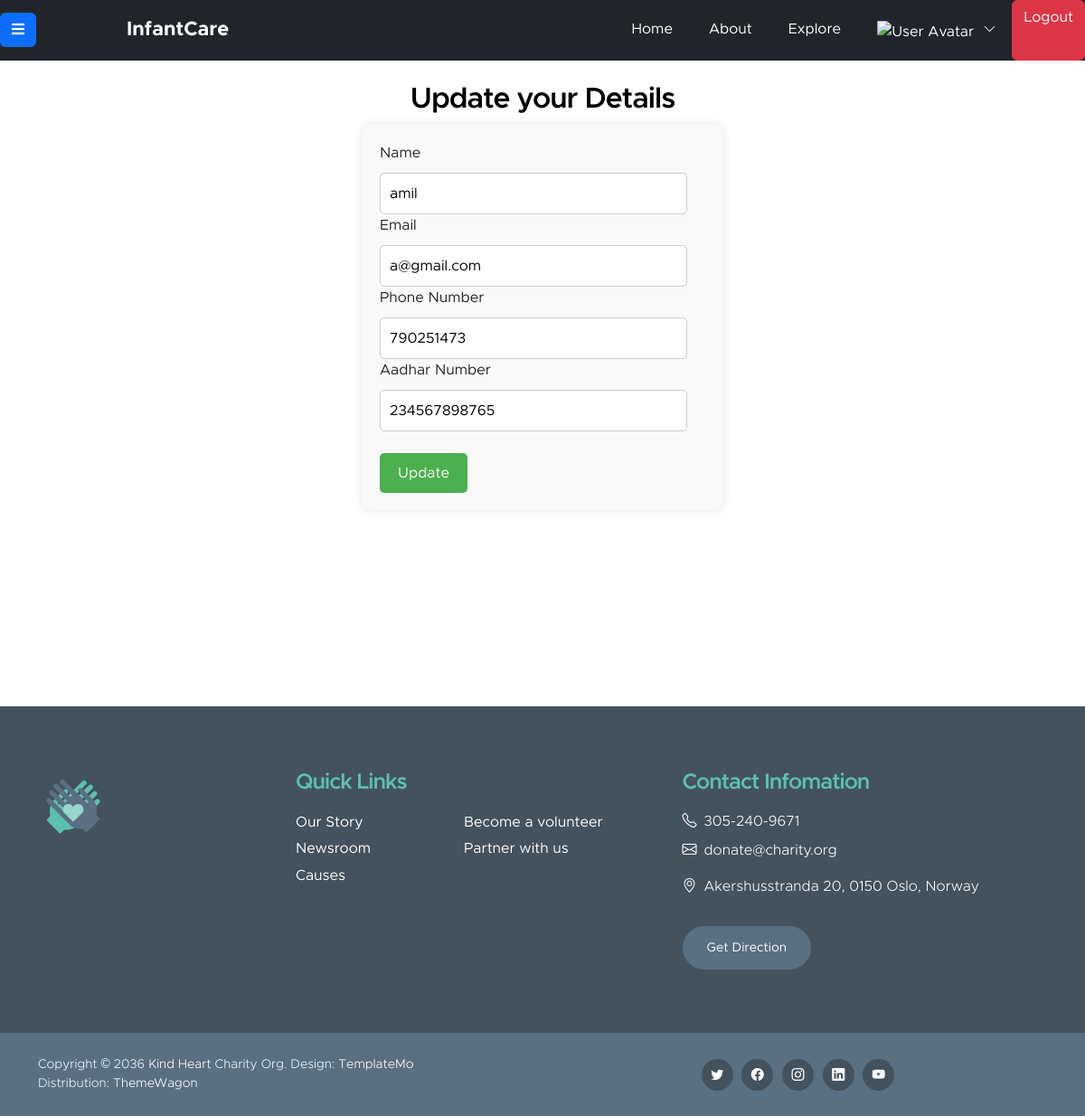
The page /InfantCare/update.php (signed in) on the database its author committed.
### tables this page shows
CREATE TABLE `sponsor` (
  `s_sponsor_id` int(255) NOT NULL,
  `s_name` varchar(255) NOT NULL,
  `s_email` varchar(255) NOT NULL,
  `s_phone` int(10) NOT NULL,
  `s_aadhar` varchar(12) NOT NULL
);

### InfantCare/update.php (the view, shortened to what this page needs)
<?php
include "config.php";
if (isset($_SESSION['username'])) {
    $user = $_SESSION['username'];
    $sql = "SELECT * FROM sponsor WHERE s_email = '$user'";
    $result = $con->query($sql);
    if ($result->num_rows > 0) {
        $row = $result->fetch_assoc();
        $name = $row['s_name'];
        $email = $row['s_email'];
        $phone = $row['s_phone'];
        $aadhar = $row['s_aadhar'];
    } else {
        echo "Sponsor not found.";
        $con->close();
        exit();
    }
} else {
    echo "Sponsor ID not provided.";
    $con->close();
    exit();
}
?>
<?php
include('navbars/sponsor.php');
?>
<!DOCTYPE html>
<html>
<head>
</head>
<body><br>
    <h3 class="heading">Update your Details</h3>
    <form action="update_process.php" method="POST">
    <label for="name">Name</label>
    <input type="text" name="name" value="<?php echo $name; ?>" required>
    <label for="email">Email</label>
    <input type="text" name="email" value="<?php echo $email; ?>" required>
    <label for="phone">Phone Number</label>
    <input type="text" name="phone" value="<?php echo $phone; ?>" required>
    <label for="aadhar">Aadhar Number</label>
    <input type="text" name="aadhar" value="<?php echo $aadhar; ?>" required><br>
    <input type="submit" name="update" value="Update">
</form>
<br><br><br><br><br><br><br><br><br>
</html>
<?php
 require 'footer.php';
?>

### InfantCare/css/templatemo-kind-heart-charity.css (style rules this page uses)
:root { --white-color: #ffffff; --primary-color: #5bc1ac; --secondary-color: #5a6f80; --section-bg-color: #f0f8ff; --site-footer-bg-color: #44525d; --custom-btn-bg-color: #597081; --custom-btn-bg-hover-color: #5bc1ac; --dark-color: #000000; --p-color: #717275; --border-color: #e9eaeb; --body-font-family: 'Metropolis', sans-serif; --h1-font-size: 52px; --h2-font-size: 46px; --h3-font-size: 32px; --h4-font-size: 28px; --h5-font-size: 24px; --h6-font-size: 22px; --p-font-size: 16px; --btn-font-size: 18px; --copyright-font-size: 14px; --border-radius-large: 100px; --border-radius-medium: 20px; --border-radius-small: 10px; --font-weight-light: 300; --font-weight-normal: 400; --font-weight-semibold: 600; --font-weight-bold: 700; }
body { background-color: var(--white-color); font-family: var(--body-font-family); }
h2, h3, h4, h5, h6 { color: var(--dark-color); }
h1, h2, h3, h4, h5, h6 { font-weight: var(--font-weight-semibold); letter-spacing: -1px; }
h3 { font-size: var(--h3-font-size); }

### InfantCare/update.php (style rules this page uses)
.heading { text-align:center; text-size-adjust: 10px; }
form { max-width: 400px; margin: 0 auto; background-color: #f9f9f9; padding: 20px; border-radius: 10px; box-shadow: 0 0 10px rgba(0, 0, 0, 0.1); }
label, input { display: block; margin-bottom: 10px; }
input[type="text"] { width: calc(100% - 20px); padding: 10px; border: 1px solid #ccc; border-radius: 5px; }
input[type="submit"] { background-color: #4caf50; color: #fff; border: none; padding: 10px 20px; border-radius: 5px; cursor: pointer; }

### rows shown on the page
sponsor: name "amil", email "a@gmail.com", phone "790251473", aadhar "234567898765"
